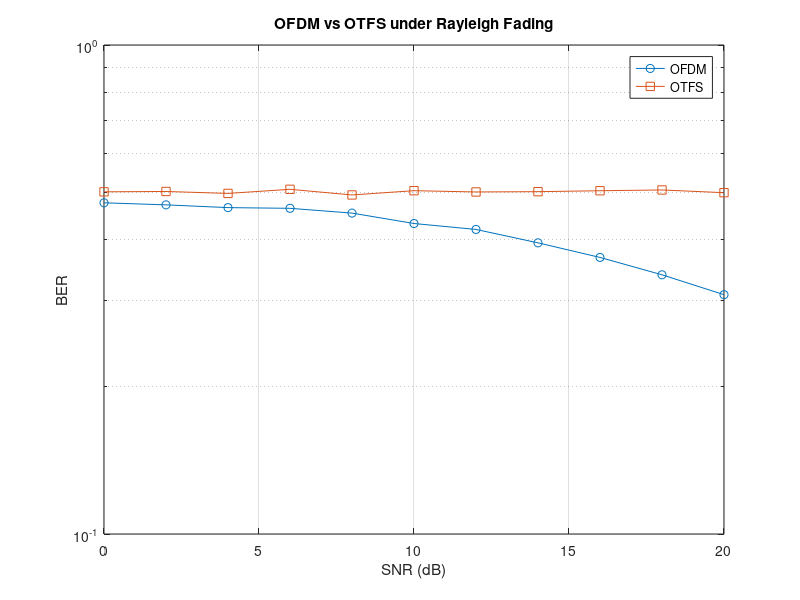

MATLAB code to generate this figure:
clc; clear; close all;

%% Parameters
N = 64;
numSymbols = 500;
SNR_dB = 0:2:20;

BER_OFDM = zeros(size(SNR_dB));
BER_OTFS = zeros(size(SNR_dB));

for snrIdx = 1:length(SNR_dB)

    bits = randi([0 1], N*numSymbols, 1);
    symbols = 2*bits - 1;   % BPSK (no toolbox)

    %% OFDM
    X = reshape(symbols, N, []);
    x_ifft = ifft(X, N);
    tx_ofdm = x_ifft(:);

    h = (randn(size(tx_ofdm)) + 1j*randn(size(tx_ofdm)))/sqrt(2);
    rx = tx_ofdm .* h;
    rx = rx + (randn(size(rx)) + 1j*randn(size(rx))) ...
        * 10^(-SNR_dB(snrIdx)/20);

    rx_eq = rx ./ h;
    rx_matrix = reshape(rx_eq, N, []);
    X_fft = fft(rx_matrix, N);

    detected = real(X_fft(:)) > 0;
    BER_OFDM(snrIdx) = sum(bits ~= detected)/length(bits);

    %% OTFS (2D transform approximation)
    X_dd = fft2(X);
    x_otfs = ifft2(X_dd);
    tx_otfs = x_otfs(:);

    h2 = (randn(size(tx_otfs)) + 1j*randn(size(tx_otfs)))/sqrt(2);
    rx2 = tx_otfs .* h2;
    rx2 = rx2 + (randn(size(rx2)) + 1j*randn(size(rx2))) ...
        * 10^(-SNR_dB(snrIdx)/20);

    rx2_eq = rx2 ./ h2;
    X_rx = reshape(rx2_eq, N, []);
    X_dd_rx = fft2(X_rx);

    detected2 = real(X_dd_rx(:)) > 0;
    BER_OTFS(snrIdx) = sum(bits ~= detected2)/length(bits);
end

semilogy(SNR_dB, BER_OFDM, '-o'); hold on;
semilogy(SNR_dB, BER_OTFS, '-s');
legend('OFDM','OTFS');
xlabel('SNR (dB)');
ylabel('BER');
title('OFDM vs OTFS under Rayleigh Fading');
grid on;
